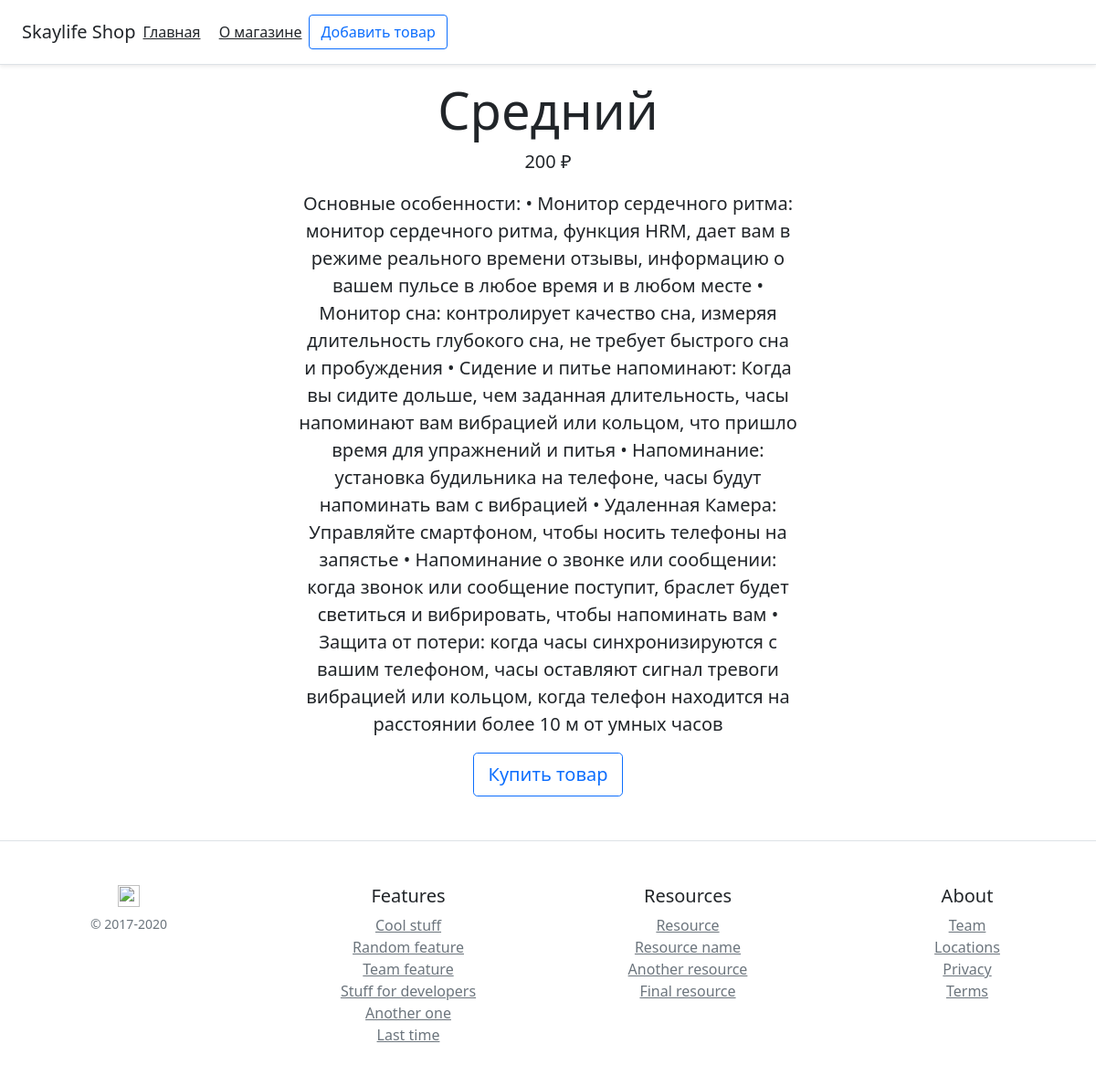
Screenshot of /post/2 with the database file from the repository.
### main.py (models this page shows, shortened)
class Item(db.Model):
    id = db.Column(db.Integer, primary_key=True)
    title = db.Column(db.String(100), nullable=False)
    price = db.Column(db.Integer, nullable=False)
    isActive = db.Column(db.Boolean, default=True)
    text = db.Column(db.Text, nullable=False)

### main.py (the view)
@app.route('/post/<int:post_id>')
def post(post_id):
    post = Item.query.filter_by(id=post_id).one()
    return render_template('post.html', post=post)

### templates/post.html (shortened to what this page needs)
{% extends 'base.html' %}
{% block body %}
<body class="text-center ">
  <div class="container-sm ">
    <h1 class="display-4">{{ post.title }}</h1>
    <p class="lead">{{ post.price }} ₽</p>
        <div class="row">
          <div class="col">
          </div>
          <div class="col-6">
            <p class="lead">{{ post.text }}</p>
            <a href="/buy/{{ post.id }}" class="btn btn-lg btn-block btn-outline-primary">Купить товар</a>
          </div>
          <div class="col">
          </div>
        </div>
  </div>
{% endblock %}

### rows the page displays
Item: title "Средний", price "200", text "Основные особенности: • Монитор сердечного ритма: монитор сердечного ритма, функция HRM, дает вам в режиме реального времени отзывы, информацию о вашем пульсе в любое время и в любом месте • Монитор сна: контролирует качество сна, измеряя длительность глубокого сна, не требует быстрого сна и пробуждения • Сидение и питье напоминают: Когда вы сидите дольше, чем заданная длительность, часы напоминают вам вибрацией или кольцом, что пришло время для упражнений и питья • Напоминание: установка будильника на телефоне, часы будут напоминать вам с вибрацией • Удаленная Камера: Управляйте смартфоном, чтобы носить телефоны на запястье • Напоминание о звонке или сообщении: когда звонок или сообщение…"
